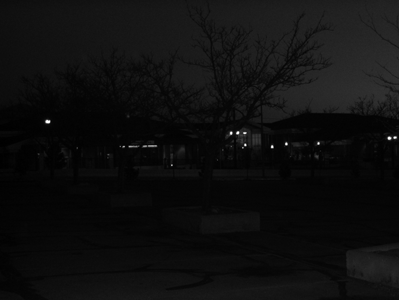
%> input picture MATLAB_machinbevison_hyomeowrk/project 2/project_2 source code and images/project_2/university.png, 399 x 300 px
$ octave 'power transformation.m'   (GNU Octave 9; MATLAB toolbox functions it lacks are replaced by stand-ins)
%> lines starting %> are read from the running program, lines starting %| are printed output that depends on the picture
%starts a timer to see run time
tic
%reads in requested image
img_1 = imread('university.png');
%> img_1 is the input picture: size 300x399 uint8; min 0, max 255, mean 14.8
%creates an arry of values to be used for c in the power transformation
factors_for_c = [1,2,3,4,5,6,7,8,9];
%creates an arry of values to be used for y in the power transformation
factors_for_y = [.1,.2,.3,.4,.5,.6,.7,.8,.9];
%creates a for loop starting at 1 till the the end of the factor_y array
for i= 1:length(factors_for_y)
    %transform the image to double for power transformation
    new_img_1 = im2double(img_1);
    %keeps track of the current element in factors_for_c
    factor = factors_for_c(i);
    %keeps track of the current element in factors_for_y
    factor_2 = factors_for_y(i);
  %set c = 1 currently or can be set to factor for diffrent levels to test
    c = 1;%factor;
    %set y = to the valuse of factor_2
    y = factor_2;
    %calculate the power transformation and apply it to the image
    s = c * new_img_1.^y;
    %display the image for the user
    imshow(s);
    %pause the code to allow user input
    pause;
    %creates a file name for the current factor value
    filename = sprintf('power_transformation%d.jpg', factor_2);
    %saves the current image with the files name
    imwrite(s, filename);
end
%> this loop made 9 passes
%> pass 1, `s = c * new_img_1.^y;`:
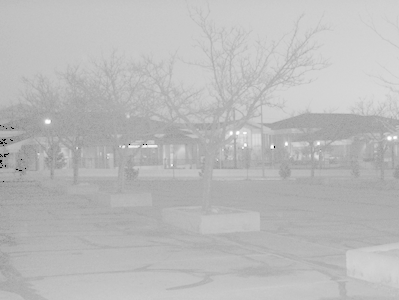
%> s: size 300x399 double; min 0, max 1, mean 0.734
%> pass 2, `s = c * new_img_1.^y;`:
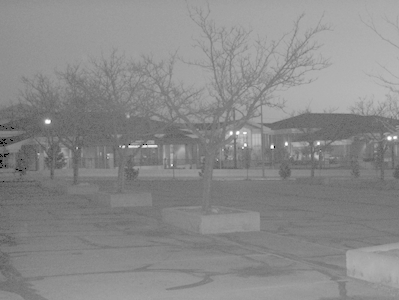
%> s: size 300x399 double; min 0, max 1, mean 0.543
%end of timer and will printout run time
toc
% avg run time without pause ~= .495
